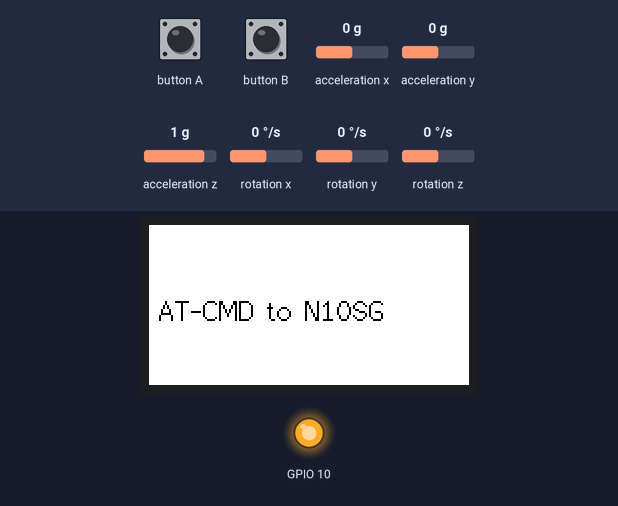
Bench run of a sketch on a simulated ESP32. On the bench: 160×80 colour display, output pins drawn as LEDs (lit = HIGH). The test bench sets the inputs (shaded band); at power-on: acceleration x 0 g, acceleration y 0 g, acceleration z 1 g, rotation x 0 °/s, rotation y 0 °/s, rotation z 0 °/s. The modem accepts every AT command (registered, SIM ready, sends succeed) and sends nothing else; what the sketch prints to the serial monitor is not drawn.

Above: at 16.4 s.
16.5 s: button A pressed for 0.15 s
At 17.6 s:
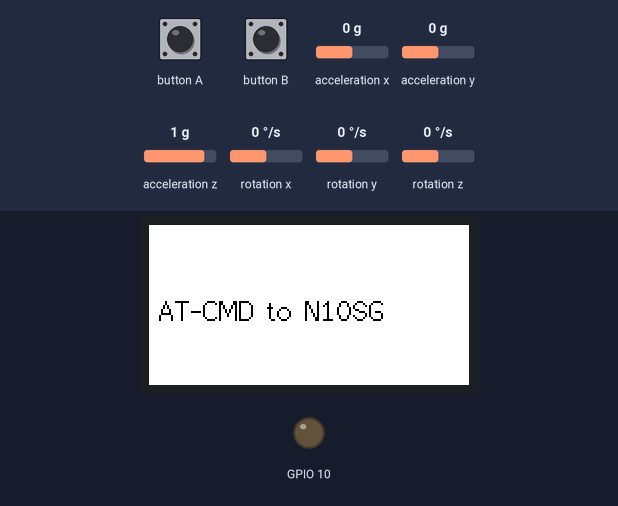
Timing chart, 0 to 19.5 s (numbered marks = the images above; inputs shaded):
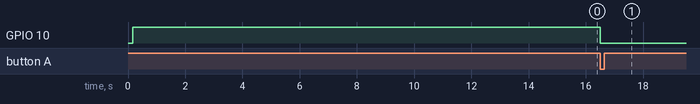

Measured:
- after the input at 16.5 s, GPIO 10: HIGH → LOW at once

The sketch:

AT_CMD.ino
```cpp
#include <M5StickC.h>

#define RX_PIN      33
#define TX_PIN      32


#define MAX_BUF_SIZE 2048
#define MAX_RETRY_COUNTER 20
char * AT_CMD_response_buffer[MAX_BUF_SIZE] ;


// メッセージ出力
void showMessage(const char *message) {
    M5.Lcd.fillScreen(WHITE);
    M5.Lcd.setCursor(5, 35);
    M5.Lcd.setTextFont(2);
    M5.Lcd.setTextColor(BLACK);
    M5.Lcd.print(message);
}


// LOWでLED点灯、HIGHでLED消灯
const uint8_t LED_ON = LOW;
const uint8_t LED_OFF = HIGH;
const uint8_t AXP_WAS_PRESSED = 2;

void setup()
{
    M5.begin();
    M5.IMU.Init();

    M5.Lcd.setRotation(1);
    //showMessage("AT-CMD to N10SG");
    showMessage("AT-CMD to N10SG");


    Serial.begin(115200);
    Serial2.begin(115200, SERIAL_8N1, RX_PIN, TX_PIN);      //配置串口 2

    // LEDの設定
    pinMode(M5_LED, OUTPUT);
    digitalWrite(M5_LED, LED_OFF);

    // connect to internet
    int byte_read = send_AT_command("AT") ;
    Serial.printf("#1. response bytes number = %d, feedback is %s \n",byte_read,AT_CMD_response_buffer ) ;

    byte_read = send_AT_command("AT+SM=LOCK_FOREVER") ;
    Serial.printf("#2. response bytes number = %d, feedback is %s \n",byte_read,AT_CMD_response_buffer ) ;

    byte_read = send_AT_command("AT+CGDCONT=1,\"IP\",\"internet.iot\"") ;
    Serial.printf("#3. response bytes number = %d, feedback is %s \n",byte_read,AT_CMD_response_buffer ) ;

    byte_read = send_AT_command("AT+COPS=1,2,\"46692\"") ;
    Serial.printf("#4. response bytes number = %d, feedback is %s \n",byte_read,AT_CMD_response_buffer ) ;

    byte_read = send_AT_command("AT+EGACT=1,1,\"\",\"\",\"\"") ;
    Serial.printf("#5. response bytes number = %d, feedback is %s \n",byte_read,AT_CMD_response_buffer ) ;


    // Initalize GPS
    delay(1000) ;
    byte_read = send_AT_command("AT+CMGMODE=1") ;// 设置为AGNSS模式  (資料量約5KB)
    Serial.printf("#5. response bytes number = %d, feedback is %s \n",byte_read,AT_CMD_response_buffer ) ;

    byte_read = send_AT_command("AT+CMGNMEA=63") ;// 允许所有NMEA输出
    Serial.printf("#5. response bytes number = %d, feedback is %s \n",byte_read,AT_CMD_response_buffer ) ;

    byte_read = send_AT_command("AT+CMGLOC=1") ;// 定位结果自动上报
    Serial.printf("#5. response bytes number = %d, feedback is %s \n",byte_read,AT_CMD_response_buffer ) ;

    byte_read = send_AT_command("AT+CMGRUN=2") ;// 启动连续跟踪模式   (1: 單次跟蹤模式)
    Serial.printf("#5. response bytes number = %d, feedback is %s \n",byte_read,AT_CMD_response_buffer ) ;

    //delay(1000) ;
    //byte_read = send_AT_command("AT+CMGREAD?") ;// Read GPS data
    //Serial.printf("#5. response bytes number = %d, feedback is %s \n",byte_read,AT_CMD_response_buffer ) ;

    // subscribe MQTT channel for this device
    //

    // config. MQTT server
    //server ID, port, client ID, keepalive time, user name, password, clean是否刪除session (o or 1)
    byte_read = send_AT_command("AT+MQTTCFG=\"broker.emqx.io\",\"1883\",\"75681112\",60,\"\",***,1,0") ;   // MQTT config.
    Serial.printf("AT+MQTTCFG: response bytes number = %d, feedback is %s \n",byte_read,AT_CMD_response_buffer ) ;

    // open MQTT , no need user name & pwd
    byte_read = send_AT_command("AT+MQTTOPEN=0,0,0,0,0,\"\",\"\"") ;   // MQTT config.
    Serial.printf("AT+MQTTOPEN: response bytes number = %d, feedback is %s \n",byte_read,AT_CMD_response_buffer ) ;

    // subscribe a channel
    delay(2000) ;
    byte_read = send_AT_command("AT+MQTTSUB=\"MAI/TEST\",0") ;   // 訂閱主題, MAI/TEST:   topic, qos
    Serial.printf("AT+MQTTSUB: response bytes number = %d, feedback is %s \n",byte_read,AT_CMD_response_buffer ) ;

#
}


// Reference: Arduino Serial Objects
//   https://www.arduino.cc/reference/en/language/functions/communication/serial/

// return : bytes number feedback by device
//
int send_AT_command(char * cmd)
{
 int bytes_read = 0 ;
 int max_retry_counter = 0 ;

 Serial2.println(cmd) ;
 while( Serial2.available() <= 0 && max_retry_counter <= MAX_RETRY_COUNTER)
 {
    delay(100) ;
    max_retry_counter++ ;
 }
 Serial.printf("command is : %s, max_retry_counter = %d\n", cmd, max_retry_counter) ;

 bytes_read = 0 ;
 if(max_retry_counter <= MAX_RETRY_COUNTER)
 {
    memset((void *)AT_CMD_response_buffer,0, MAX_BUF_SIZE) ;
    bytes_read = Serial2.readBytes((char *)AT_CMD_response_buffer,(size_t)MAX_BUF_SIZE ) ;
 }

 AT_CMD_response_buffer[bytes_read] = '\0' ;

 return bytes_read ;
}


void loop()
{
    // 9-aixl data from IMU
    float accX = 0.0F;
    float accY = 0.0F;
    float accZ = 0.0F;
    float gyroX = 0.0F;
    float gyroY = 0.0F;
    float gyroZ = 0.0F;
    float pitch = 0.0F;
    float roll  = 0.0F;
    float yaw   = 0.0F;

    static int counter = 0 ;
    int byte_read = 0 ;
    char message[64] ;

    delay(10);


    M5.update();// ボタン(KEY)の状態を更新
    if (M5.BtnA.wasPressed())
    {
        // 1.LED
        //
        if(counter++ % 2 == 0)
          digitalWrite(M5_LED, LED_ON);// LED点灯
        else
          digitalWrite(M5_LED, LED_OFF);// LED消灯

        // 1.AT command
        //
        //byte_read = send_AT_command("AT") ;
        //Serial.printf("AT: response bytes number = %d, feedback is %s \n",byte_read,AT_CMD_response_buffer ) ;

        // 2. Internet
        //
        if(counter <= 3)
        {
            byte_read = send_AT_command("AT+PING=8.8.8.8") ;  // PING
            Serial.printf("AT+PING: response bytes number = %d, feedback is %s \n",byte_read,AT_CMD_response_buffer ) ;
        }

        // 3.GPS
        //
        //byte_read = send_AT_command("AT+CMGLOC") ;   //  查询定位信息
        //Serial.printf("AT+CMGLOC: response bytes number = %d, feedback is %s \n",byte_read,AT_CMD_response_buffer ) ;

        // 4. IMU
        // check motion or not
        M5.IMU.getGyroData(&gyroX,&gyroY,&gyroZ);
        M5.IMU.getAccelData(&accX,&accY,&accZ);
        M5.IMU.getAhrsData(&pitch,&roll,&yaw);
        Serial.printf("IMU data: %f %f %f %f %f %f %f %f %f\r\n", gyroX,gyroY,gyroZ,accX,accY,accZ,pitch,roll,yaw) ;

        // 5. publish a message
        //
        sprintf(message,"AT+MQTTPUB=\"MAI/TEST\",0,1,0,0,\"[%3d] message published\"", counter) ;
        byte_read = send_AT_command(message) ;
        Serial.printf("AT+MQTTPUB: response bytes number = %d, feedback is %s \n",byte_read,AT_CMD_response_buffer ) ;

    }

    // 電源ボタンが押されたらリセット   / 按下電源按鈕時重置
    if (M5.Axp.GetBtnPress() == AXP_WAS_PRESSED) {
        esp_restart();
    }

/*

  Serial.printf("S1#%d\r\n", counter++) ;
  Serial2.printf("S2#%d\r\n", counter++) ;

  delay(5000);
*/

}
```
